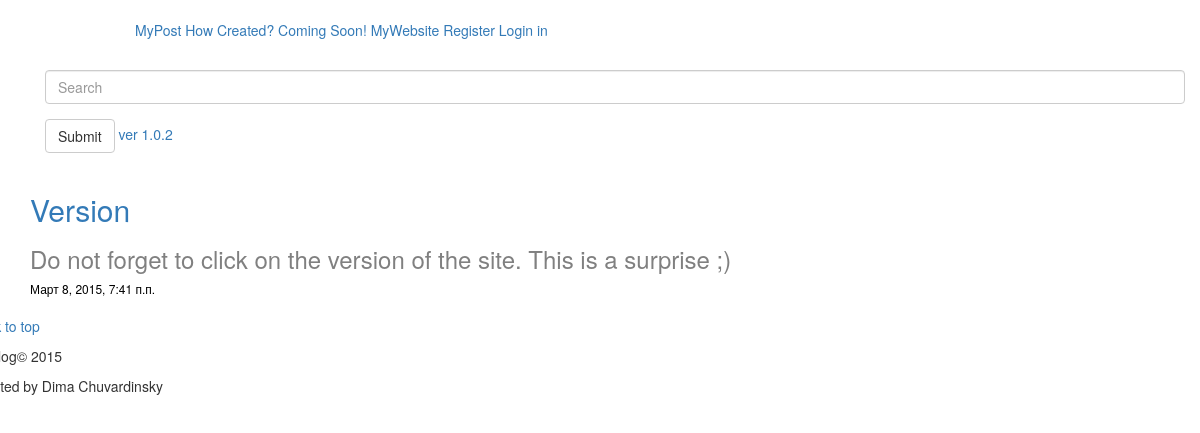
/blog/5/, run on the app's committed database.
### blog/models.py (models this page shows, shortened)
class Post(models.Model):
    title = models.CharField(max_length=255)
    datetime = models.DateTimeField(u'Дата публикации')
    content = models.TextField(max_length=10000)

### blog/views.py (the view)
# urls.py: url(r'^(?P<pk>\d+)/$', PostDetailView.as_view()),
class PostDetailView(DetailView):
    model = Post

### blog/templates/blog/post_detail.html (shortened to what this page needs)
{% extends 'blog/base.html' %}
{% block content %}
        <h2><a>{{ post.title }}</a></h2>
        <h3 style="color:gray"> <p>{{ post.content }}</p></h3>
        <h6 style="color:black"<p>{{ post.datetime }}</p></h6>
    <link href="http://getbootstrap.com/dist/css/bootstrap.min.css" rel="stylesheet">
{% endblock %}

### data on the page
Post: title "Version", content "Do not forget to click on the version of the site. This is a surprise ;)", datetime "Март 8, 2015, 7:41 п.п."
